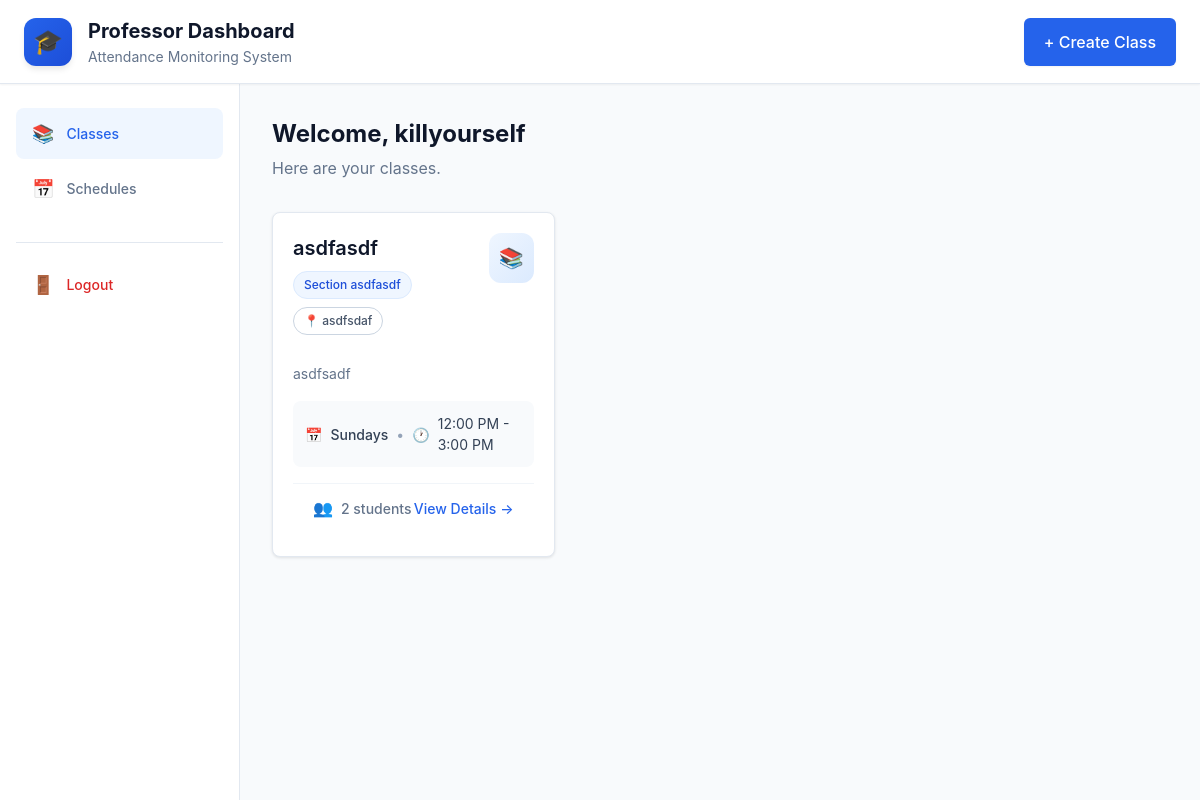
/professor/dashboard/ (signed in), run on the app's committed database.
### professor/models.py (models this page shows, shortened)
class Class(models.Model):
    professor = models.ForeignKey(User, on_delete=models.CASCADE, related_name='classes')
    subject = models.CharField(max_length=200)
    section = models.CharField(max_length=50, blank=True, null=True)
    room = models.CharField(max_length=100, blank=True, null=True)
    description = models.TextField(blank=True, null=True, max_length=500)
    class_code = models.CharField(max_length=6, unique=True, blank=True, null=True, editable=False)
    created_at = models.DateTimeField(auto_now_add=True)
    updated_at = models.DateTimeField(auto_now=True)
    class Meta:
        verbose_name_plural = "Classes"
        ordering = ['-created_at']
    def get_total_students(self):
        return self.enrolled_students.count()

class Schedule(models.Model):
    DAY_CHOICES = [
        ('Monday', 'Monday'),
        ('Tuesday', 'Tuesday'),
        ('Wednesday', 'Wednesday'),
        ('Thursday', 'Thursday'),
        ('Friday', 'Friday'),
        ('Saturday', 'Saturday'),
        ('Sunday', 'Sunday'),
    ]
    class_obj = models.ForeignKey(Class, on_delete=models.CASCADE, related_name='schedules')
    day = models.CharField(max_length=10, choices=DAY_CHOICES)
    start_time = models.TimeField()
    end_time = models.TimeField()
    class Meta:
        ordering = ['day', 'start_time']
        unique_together = ['class_obj', 'day', 'start_time', 'end_time']

### professor/views.py (the view)
# urls.py: path('dashboard/', views.dashboard, name='dashboard'),
@login_required
def dashboard(request):
    active_tab = request.GET.get('tab', 'classes')
    classes = Class.objects.filter(professor=request.user).annotate(
        schedule_count=Count('schedules'),
        announcement_count=Count('announcements'),
        attendance_count=Count('attendance_records')
    )
    context = {
        'classes': classes,
        'active_tab': active_tab,
    }
    return render(request, 'professor/dashboard.html', context)

### professor/templatetags/professor_extras.py (called while the page is built)
@register.filter
def format_time(value):
    if isinstance(value, time):
        hour = value.hour
        minute = value.minute
        am_pm = "AM" if hour < 12 else "PM"
        display_hour = hour if hour <= 12 else hour - 12
        if display_hour == 0:
            display_hour = 12
        return f"{display_hour}:{minute:02d} {am_pm}"
    return value

### professor/templates/professor/dashboard.html (shortened to what this page needs)
{% extends "professor/base.html" %}
{% load static %}
{% load professor_extras %}
{% block content %}
<div class="min-h-screen bg-slate-50">
    <div class="nav-bar">
        <div class="nav-container">
            <div class="nav-brand">
                <div class="nav-icon">🎓</div>
                <div>
                    <h1 style="font-size: 20px; margin: 0;">Professor Dashboard</h1>
                    <p class="text-sm text-muted" style="margin: 0;">Attendance Monitoring System</p>
                </div>
            </div>
            <a href="{% url 'professor:create_class' %}" class="btn btn-primary btn-lg">
                + Create Class
            </a>
        </div>
    </div>
    <div class="dashboard-layout" style="display: flex; min-height: calc(100vh - 80px);">
        <aside class="dashboard-sidebar" style="width: 240px; background-color: white; border-right: 1px solid #e2e8f0; padding: 24px 16px; flex-shrink: 0;">
            <nav class="sidebar-nav" style="display: flex; flex-direction: column; gap: 4px;">
                {% if active_tab == 'classes' or not active_tab %}
                <a href="{% url 'professor:dashboard' %}?tab=classes"
                   class="sidebar-link active"
                   style="display: flex; align-items: center; gap: 12px; padding: 12px 16px; border-radius: 8px; font-size: 14px; font-weight: 500; text-decoration: none; background-color: #eff6ff; color: #2563eb;">
                    <span class="sidebar-icon" style="font-size: 18px;">📚</span>
                    <span>Classes</span>
                </a>
                {% endif %}
                {% if active_tab == 'schedules' %}
                <a href="{% url 'professor:dashboard' %}?tab=schedules"
                   class="sidebar-link active"
                   style="display: flex; align-items: center; gap: 12px; padding: 12px 16px; border-radius: 8px; font-size: 14px; font-weight: 500; text-decoration: none; background-color: #eff6ff; color: #2563eb;">
                    <span class="sidebar-icon" style="font-size: 18px;">📅</span>
                    <span>Schedules</span>
                </a>
                {% else %}
                <a href="{% url 'professor:dashboard' %}?tab=schedules"
                   class="sidebar-link"
                   style="display: flex; align-items: center; gap: 12px; padding: 12px 16px; border-radius: 8px; font-size: 14px; font-weight: 500; text-decoration: none; color: #64748b;">
                    <span class="sidebar-icon" style="font-size: 18px;">📅</span>
                    <span>Schedules</span>
                </a>
                {% endif %}
                <div style="margin-top: 24px; padding-top: 16px; border-top: 1px solid #e2e8f0;">
                    <a href="{% url 'logout' %}"
                       class="sidebar-link"
                       style="display: flex; align-items: center; gap: 12px; padding: 12px 16px; border-radius: 8px; font-size: 14px; font-weight: 500; text-decoration: none; color: #dc2626;">
                        <span class="sidebar-icon" style="font-size: 18px;">🚪</span>
                        <span>Logout</span>
                    </a>
                </div>
            </nav>
        </aside>
        <main class="dashboard-main" style="flex: 1; padding: 32px;">
            {% if active_tab == 'schedules' %}
                <div style="margin-bottom: 32px;">
                    <h2>Schedules</h2>
                    <p class="text-muted" style="margin-top: 4px;">
                        View all your class schedules in one place.
                    </p>
                </div>
                <div class="card">
                    <div class="card-content" style="padding: 64px 24px; text-align: center;">
                        <div style="background-color: #f1f5f9; border-radius: 50%; padding: 24px; width: fit-content; margin: 0 auto 16px;">
                            <span style="font-size: 48px;">📅</span>
                        </div>
                        <p style="color: #64748b; font-weight: 500; margin-bottom: 4px;">Schedule overview coming soon</p>
                        <p class="text-sm text-muted">This feature is under development.</p>
                    </div>
                </div>
            {% else %}
                {% if classes %}
                    <div style="margin-bottom: 32px;">
                        <h2>
                            Welcome,
                            {% if request.user.get_full_name %}
                                {{ request.user.get_full_name }}
                            {% else %}
                                {{ request.user.username }}
                            {% endif %}
                        </h2>
                        <p class="text-muted" style="margin-top: 4px;">
                            Here are your classes.
                        </p>
                    </div>
                    <div class="grid grid-cols-1 md:grid-cols-2 lg:grid-cols-3">
                {% for class_obj in classes %}
                <div class="class-card" data-class-url="{% url 'professor:class_detail' class_obj.id %}" style="cursor: pointer;">
                    <div class="class-card-header">
                        <div style="flex: 1;">
                            <h3 class="class-title">{{ class_obj.subject }}</h3>
                            <div style="display: flex; gap: 8px; flex-wrap: wrap; margin-bottom: 12px;">
                                {% if class_obj.section %}
                                <span class="badge badge-secondary">Section {{ class_obj.section }}</span>
                                {% endif %}
                                {% if class_obj.room %}
                                <span class="badge badge-outline">📍 {{ class_obj.room }}</span>
                                {% endif %}
                            </div>
                        </div>
                        <div style="background: linear-gradient(to bottom right, #eff6ff, #dbeafe); padding: 10px; border-radius: 12px;">
                            <span style="font-size: 20px;">📚</span>
                        </div>
                    </div>
                    <div class="class-card-content">
                        {% if class_obj.description %}
                        <p style="font-size: 14px; color: #64748b; line-height: 1.6; margin-bottom: 16px; display: -webkit-box; -webkit-line-clamp: 2; line-clamp: 2; -webkit-box-orient: vertical; overflow: hidden;">
                            {{ class_obj.description }}
                        </p>
                        {% endif %}
                        {% with schedules=class_obj.schedules.all %}
                        {% if schedules %}
                            {% for schedule in schedules %}
                            <div class="schedule-info">
                                <span>📅</span>
                                <span style="font-weight: 500;">{{ schedule.day }}s</span>
                                <span style="color: #94a3b8;">•</span>
                                <span>🕐</span>
                                <span>{{ schedule.start_time|format_time }} - {{ schedule.end_time|format_time }}</span>
                            </div>
                            {% endfor %}
                        {% else %}
                            <div class="schedule-info schedule-info-amber">
                                <p style="margin: 0; font-weight: 500;">No schedule configured</p>
                            </div>
                        {% endif %}
                        {% endwith %}
                        <div class="card-footer">
                            <div style="display: flex; align-items: center; gap: 8px;">
                                <span>👥</span>
                                <span class="text-sm" style="font-weight: 500; color: #64748b;">
                                    {{ class_obj.get_total_students }} {{ class_obj.get_total_students|pluralize:"student,students" }}
                                </span>
                            </div>
                            <div class="view-link">
                                <span>View Details</span>
                                <span>→</span>
                            </div>
                        </div>
                    </div>
                </div>
                {% endfor %}
            </div>
                {% endif %}
            {% endif %}
        </main>
    </div>
</div>
{% endblock %}

### professor/static/professor/css/dashboard.css (style rules this page uses)
* { margin: 0; padding: 0; box-sizing: border-box; }
body { font-family: -apple-system, BlinkMacSystemFont, "Segoe UI", Roboto, "Helvetica Neue", Arial, sans-serif; font-size: 16px; line-height: 1.5; color: #0f172a; background-color: #f8fafc; }
.dashboard-layout { display: flex; min-height: calc(100vh - 80px); }
.dashboard-sidebar { width: 240px; background-color: white; border-right: 1px solid #e2e8f0; padding: 24px 16px; flex-shrink: 0; }
.sidebar-nav { display: flex; flex-direction: column; gap: 4px; }
.sidebar-link { display: flex; align-items: center; gap: 12px; padding: 12px 16px; border-radius: 8px; font-size: 14px; font-weight: 500; color: #64748b; text-decoration: none; transition: all 0.2s; }
.sidebar-link.active { background-color: #eff6ff; color: #2563eb; }
.sidebar-icon { font-size: 18px; }
.dashboard-main { flex: 1; padding: 32px; max-width: 1280px; }
h1 { font-size: 30px; font-weight: 700; color: #0f172a; }
h2 { font-size: 24px; font-weight: 700; color: #0f172a; }
h3 { font-size: 20px; font-weight: 600; color: #0f172a; }
.text-muted { color: #64748b; }
.text-sm { font-size: 14px; }
.btn { display: inline-flex; align-items: center; justify-content: center; padding: 10px 16px; font-size: 14px; font-weight: 500; border-radius: 6px; border: none; cursor: pointer; transition: all 0.2s; text-decoration: none; }
.btn-primary { background-color: #2563eb; color: white; box-shadow: 0 1px 2px 0 rgb(0 0 0 / 0.05); }
.btn-lg { padding: 12px 20px; font-size: 16px; }
.badge { display: inline-flex; align-items: center; padding: 4px 10px; font-size: 12px; font-weight: 500; border-radius: 9999px; white-space: nowrap; }
.badge-secondary { background-color: #eff6ff; color: #1d4ed8; border: 1px solid #dbeafe; }
.badge-outline { background-color: transparent; border: 1px solid #cbd5e1; color: #475569; }
.grid { display: grid; gap: 24px; }
.grid-cols-1 { grid-template-columns: repeat(1, minmax(0, 1fr)); }
@media (min-width: 768px) { .md\:grid-cols-2 { grid-template-columns: repeat(2, minmax(0, 1fr)); } }
@media (min-width: 1024px) { .lg\:grid-cols-3 { grid-template-columns: repeat(3, minmax(0, 1fr)); } }
.nav-bar { background-color: white; border-bottom: 1px solid #e2e8f0; box-shadow: 0 1px 2px 0 rgb(0 0 0 / 0.05); position: sticky; top: 0; z-index: 10; }
.nav-container { max-width: 1280px; margin: 0 auto; padding: 16px 24px; display: flex; align-items: center; justify-content: space-between; }
.nav-brand { display: flex; align-items: center; gap: 16px; }
.nav-icon { background: linear-gradient(135deg, #2563eb 0%, #1d4ed8 100%); color: white; padding: 10px; border-radius: 12px; box-shadow: 0 4px 6px -1px rgb(0 0 0 / 0.1); width: 48px; height: 48px; display: flex; align-items: center; justify-content: center; font-size: 24px; }
.class-card { background-color: white; border: 1px solid #e2e8f0; border-radius: 8px; box-shadow: 0 1px 3px 0 rgb(0 0 0 / 0.1); cursor: pointer; transition: all 0.3s cubic-bezier(0.4, 0, 0.2, 1); }
.class-card-header { padding: 20px; padding-bottom: 16px; display: flex; justify-content: space-between; align-items: flex-start; }
.class-title { font-size: 20px; font-weight: 600; color: #0f172a; margin-bottom: 8px; transition: color 0.2s; }
.class-card-content { padding: 0 20px 20px; }
.schedule-info { background-color: #f8fafc; border-radius: 8px; padding: 12px; display: flex; align-items: center; gap: 8px; font-size: 14px; color: #334155; margin-bottom: 16px; }
.card-footer { padding: 16px 20px; padding-top: 12px; border-top: 1px solid #f1f5f9; display: flex; align-items: center; justify-content: space-between; }
.view-link { display: flex; align-items: center; gap: 4px; font-size: 14px; font-weight: 500; color: #2563eb; transition: gap 0.2s; }

### data on the page
Class: subject "asdfasdf", section "asdfasdf", room "asdfsdaf", description "asdfsadf", get_total_students "2"
Schedule: day "Sunday", start_time "12:00 PM", end_time "3:00 PM"

### other printed values
{{ request.user.username }} "killyourself"
